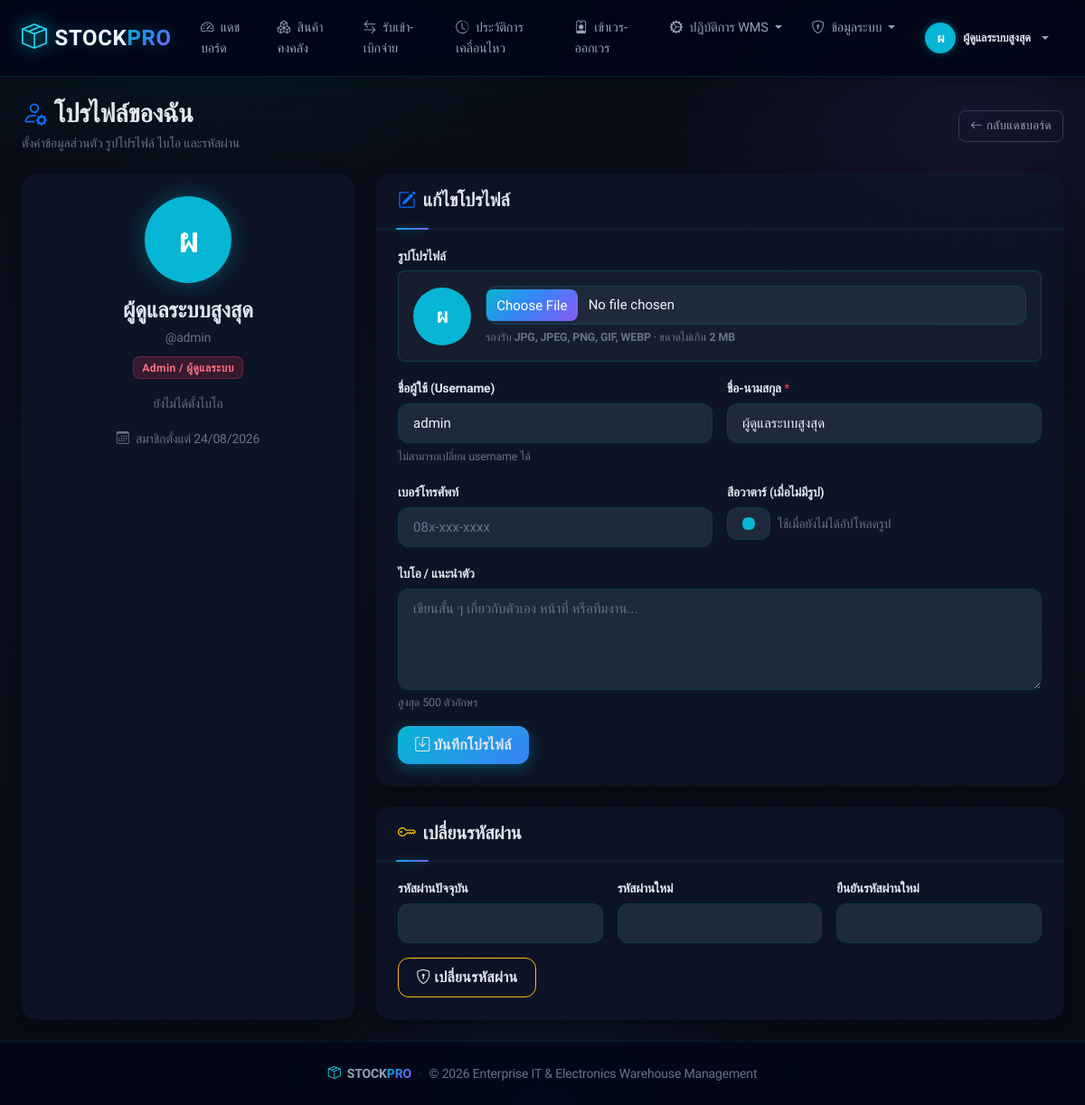
The app's page /profile.php (signed in) with its own data.
### tables this page shows
CREATE TABLE IF NOT EXISTS `users` (
  `id` INT AUTO_INCREMENT PRIMARY KEY,
  `username` VARCHAR(50) NOT NULL UNIQUE,
  `password` VARCHAR(255) NOT NULL,
  `fullname` VARCHAR(100) NOT NULL,
  `bio` TEXT NULL,
  `phone` VARCHAR(30) NULL,
  `avatar_color` VARCHAR(20) NULL DEFAULT '#06b6d4',
  `avatar_path` VARCHAR(255) NULL,
  `role` ENUM('admin', 'staff') NOT NULL DEFAULT 'staff',
  `created_at` TIMESTAMP DEFAULT CURRENT_TIMESTAMP
);

### profile.php (the view, shortened to what this page needs)
<?php
require_once 'db.php';
require_once 'header.php';
$user_id = (int)$_SESSION['user_id'];
$stmt = $pdo->prepare("SELECT id, username, fullname, role, bio, phone, avatar_color, avatar_path, created_at FROM users WHERE id = ?");
$stmt->execute([$user_id]);
$user = $stmt->fetch();
$avatar_color = $user['avatar_color'] ?: '#06b6d4';
$initial = mb_strtoupper(mb_substr($user['fullname'] ?: $user['username'], 0, 1));
$role_label = ($user['role'] === 'admin') ? 'Admin / ผู้ดูแลระบบ' : 'Warehouse Staff';
$has_avatar = !empty($user['avatar_path']) && is_file(__DIR__ . '/' . $user['avatar_path']);
?>
<div class="container-fluid px-lg-4 py-4">
    <div class="d-flex justify-content-between align-items-center mb-4 flex-wrap gap-2">
        <div>
            <h3 class="fw-bold mb-1"><i class="bi bi-person-gear text-primary me-2"></i>โปรไฟล์ของฉัน</h3>
            <p class="text-muted small mb-0">ตั้งค่าข้อมูลส่วนตัว รูปโปรไฟล์ ไบโอ และรหัสผ่าน</p>
        </div>
        <a href="dashboard.php" class="btn btn-outline-secondary btn-sm">
            <i class="bi bi-arrow-left me-1"></i>กลับแดชบอร์ด
        </a>
    </div>
    <div class="row g-4">
        <div class="col-lg-4">
            <div class="card border-0 shadow-sm rounded-4 h-100">
                <div class="card-body text-center p-4">
                    <?php if ($has_avatar): ?>
                        <img src="<?= htmlspecialchars($user['avatar_path']) ?>?v=<?= filemtime(__DIR__ . '/' . $user['avatar_path']) ?>"
                             alt="Avatar"
                             class="mx-auto mb-3 rounded-circle object-fit-cover"
                             style="width:96px;height:96px;object-fit:cover;box-shadow:0 0 24px <?= htmlspecialchars($avatar_color) ?>55;border:3px solid <?= htmlspecialchars($avatar_color) ?>;">
                    <?php else: ?>
                        <div class="mx-auto mb-3 d-flex align-items-center justify-content-center rounded-circle fw-bold text-white"
                             style="width:96px;height:96px;font-size:2.4rem;background:<?= htmlspecialchars($avatar_color) ?>;box-shadow:0 0 24px <?= htmlspecialchars($avatar_color) ?>55;">
                            <?= htmlspecialchars($initial) ?>
                        </div>
                    <?php endif; ?>
                    <h4 class="fw-bold mb-1"><?= htmlspecialchars($user['fullname']) ?></h4>
                    <p class="text-muted small mb-2">@<?= htmlspecialchars($user['username']) ?></p>
                    <span class="badge <?= $user['role'] === 'admin' ? 'bg-danger' : 'bg-info text-dark' ?> mb-3">
                        <?= htmlspecialchars($role_label) ?>
                    </span>
                    <?php if (!empty($user['bio'])): ?>
                        <p class="small text-secondary mb-3 px-2" style="line-height:1.55;">
                            <?= nl2br(htmlspecialchars($user['bio'])) ?>
                        </p>
                    <?php else: ?>
                        <p class="small text-muted mb-3">ยังไม่ได้ตั้งไบโอ</p>
                    <?php endif; ?>
                    <p class="small text-muted mb-0">
                        <i class="bi bi-calendar3 me-1"></i>
                        สมาชิกตั้งแต่ <?= date('d/m/Y', strtotime($user['created_at'])) ?>
                    </p>
                </div>
            </div>
        </div>
        <div class="col-lg-8">
            <div class="card border-0 shadow-sm rounded-4 mb-4">
                <div class="card-header border-0 bg-transparent pt-3 px-4">
                    <h5 class="fw-bold mb-0"><i class="bi bi-pencil-square text-primary me-2"></i>แก้ไขโปรไฟล์</h5>
                </div>
                <div class="card-body px-4 pb-4">
                    <form method="POST" enctype="multipart/form-data">
                        <div class="row g-3">
                            <div class="col-12">
                                <label class="form-label small fw-semibold">รูปโปรไฟล์</label>
                                <div class="d-flex flex-wrap align-items-center gap-3 p-3 rounded-3" style="background:rgba(30,41,59,0.5);border:1px solid rgba(6,182,212,0.2);">
                                    <div>
                                        <?php if ($has_avatar): ?>
                                            <img id="avatarPreview" src="<?= htmlspecialchars($user['avatar_path']) ?>?v=<?= filemtime(__DIR__ . '/' . $user['avatar_path']) ?>"
                                                 alt="Preview" class="rounded-circle" style="width:64px;height:64px;object-fit:cover;">
                                        <?php else: ?>
                                            <div id="avatarPreview" class="rounded-circle d-flex align-items-center justify-content-center text-white fw-bold"
                                                 style="width:64px;height:64px;background:<?= htmlspecialchars($avatar_color) ?>;font-size:1.4rem;">
                                                <?= htmlspecialchars($initial) ?>
                                            </div>
                                        <?php endif; ?>
                                    </div>
                                    <div class="flex-grow-1" style="min-width:200px;">
                                        <input type="file" name="avatar" id="avatarInput" class="form-control form-control-sm"
                                               accept=".jpg,.jpeg,.png,.gif,.webp,image/jpeg,image/png,image/gif,image/webp">
                                        <div class="form-text mt-1">
                                            รองรับ <strong>JPG, JPEG, PNG, GIF, WEBP</strong> · ขนาดไม่เกิน <strong>2 MB</strong>
                                        </div>
                                    </div>
                                </div>
                            </div>
                            <div class="col-md-6">
                                <label class="form-label small fw-semibold">ชื่อผู้ใช้ (Username)</label>
                                <input type="text" class="form-control" value="<?= htmlspecialchars($user['username']) ?>" disabled>
                                <div class="form-text">ไม่สามารถเปลี่ยน username ได้</div>
                            </div>
                            <div class="col-md-6">
                                <label class="form-label small fw-semibold">ชื่อ-นามสกุล <span class="text-danger">*</span></label>
                                <input type="text" name="fullname" class="form-control" value="<?= htmlspecialchars($user['fullname']) ?>" required maxlength="100">
                            </div>
                            <div class="col-md-6">
                                <label class="form-label small fw-semibold">เบอร์โทรศัพท์</label>
                                <input type="text" name="phone" class="form-control" value="<?= htmlspecialchars($user['phone'] ?? '') ?>" placeholder="08x-xxx-xxxx" maxlength="30">
                            </div>
                            <div class="col-md-6">
                                <label class="form-label small fw-semibold">สีอวาตาร์ (เมื่อไม่มีรูป)</label>
                                <div class="d-flex align-items-center gap-2">
                                    <input type="color" name="avatar_color" class="form-control form-control-color" value="<?= htmlspecialchars($avatar_color) ?>" title="เลือกสี">
                                    <span class="small text-muted">ใช้เมื่อยังไม่ได้อัปโหลดรูป</span>
                                </div>
                            </div>
                            <div class="col-12">
                                <label class="form-label small fw-semibold">ไบโอ / แนะนำตัว</label>
                                <textarea name="bio" class="form-control" rows="4" maxlength="500" placeholder="เขียนสั้น ๆ เกี่ยวกับตัวเอง หน้าที่ หรือทีมงาน..."><?= htmlspecialchars($user['bio'] ?? '') ?></textarea>
                                <div class="form-text">สูงสุด 500 ตัวอักษร</div>
                            </div>
                            <div class="col-12">
                                <button type="submit" class="btn btn-primary fw-semibold">
                                    <i class="bi bi-save me-1"></i>บันทึกโปรไฟล์
                                </button>
                            </div>
                        </div>
                    </form>
                </div>
            </div>
            <div class="card border-0 shadow-sm rounded-4">
                <div class="card-header border-0 bg-transparent pt-3 px-4">
                    <h5 class="fw-bold mb-0"><i class="bi bi-key text-warning me-2"></i>เปลี่ยนรหัสผ่าน</h5>
                </div>
                <div class="card-body px-4 pb-4">
                    <form method="POST">
                        <div class="row g-3">
                            <div class="col-md-4">
                                <label class="form-label small fw-semibold">รหัสผ่านปัจจุบัน</label>
                                <input type="password" name="current_password" class="form-control" required autocomplete="current-password">
                            </div>
                            <div class="col-md-4">
                                <label class="form-label small fw-semibold">รหัสผ่านใหม่</label>
                                <input type="password" name="new_password" class="form-control" required minlength="6" autocomplete="new-password">
                            </div>
                            <div class="col-md-4">
                                <label class="form-label small fw-semibold">ยืนยันรหัสผ่านใหม่</label>
                                <input type="password" name="confirm_password" class="form-control" required minlength="6" autocomplete="new-password">
                            </div>
                            <div class="col-12">
                                <button type="submit" class="btn btn-outline-warning fw-semibold">
                                    <i class="bi bi-shield-lock me-1"></i>เปลี่ยนรหัสผ่าน
                                </button>
                            </div>
                        </div>
                    </form>
                </div>
            </div>
        </div>
    </div>
</div>
<?php require_once 'footer.php'; ?>

### header.php (shortened to what this page needs)
<?php
$current_page = basename($_SERVER['PHP_SELF']);
$is_admin = ($_SESSION['role'] === 'admin');
?>
<!DOCTYPE html>
<html lang="th">
<head>
    <link href="https://cdn.jsdelivr.net/npm/bootstrap@5.3.3/dist/css/bootstrap.min.css" rel="stylesheet">
    <link href="https://cdn.jsdelivr.net/npm/bootstrap-icons@1.11.3/font/bootstrap-icons.min.css" rel="stylesheet">
    <link href="style.css" rel="stylesheet">
</head>
<body class="d-flex flex-column min-vh-100">
<nav class="navbar navbar-expand-xl navbar-dark sticky-top">
    <div class="container-fluid px-lg-4">
        <a class="navbar-brand fw-bold d-flex align-items-center gap-2" href="dashboard.php">
            <i class="bi bi-box-seam fs-3"></i>
            <span class="fs-4">STOCK<span class="text-gradient">PRO</span></span>
        </a>
        <div class="collapse navbar-collapse" id="navbarMain">
            <ul class="navbar-nav me-auto mb-2 mb-xl-0">
                <li class="nav-item">
                    <a class="nav-link <?= ($current_page === 'dashboard.php') ? 'active' : '' ?>" href="dashboard.php">
                        <i class="bi bi-speedometer2 me-1"></i> แดชบอร์ด
                    </a>
                </li>
                <li class="nav-item">
                    <a class="nav-link position-relative <?= in_array($current_page, ['products.php', 'product_form.php']) ? 'active' : '' ?>" href="products.php">
                        <i class="bi bi-boxes me-1"></i> สินค้าคงคลัง
                    </a>
                </li>
                <li class="nav-item">
                    <a class="nav-link <?= ($current_page === 'stock_form.php') ? 'active' : '' ?>" href="stock_form.php">
                        <i class="bi bi-arrow-left-right me-1"></i> รับเข้า-เบิกจ่าย
                    </a>
                </li>
                <li class="nav-item">
                    <a class="nav-link <?= ($current_page === 'stock_logs.php') ? 'active' : '' ?>" href="stock_logs.php">
                        <i class="bi bi-clock-history me-1"></i> ประวัติการเคลื่อนไหว
                    </a>
                </li>
                <li class="nav-item">
                    <a class="nav-link <?= ($current_page === 'shifts.php') ? 'active' : '' ?>" href="shifts.php">
                        <i class="bi bi-person-badge me-1"></i> เข้าเวร-ออกเวร
                    </a>
                </li>
                <li class="nav-item dropdown">
                    <a class="nav-link dropdown-toggle <?= in_array($current_page, ['purchase_orders.php', 'requisitions.php', 'barcodes.php']) ? 'active' : '' ?>" href="#" role="button" data-bs-toggle="dropdown" aria-expanded="false" data-bs-auto-close="true">
                        <i class="bi bi-gear-wide-connected me-1"></i> ปฏิบัติการ WMS
                    </a>
                </li>
                <?php if ($is_admin): ?>
                <li class="nav-item dropdown">
                    <a class="nav-link dropdown-toggle <?= in_array($current_page, ['users.php', 'user_edit.php', 'categories.php', 'suppliers.php']) ? 'active' : '' ?>" href="#" role="button" data-bs-toggle="dropdown" aria-expanded="false" data-bs-auto-close="true">
                        <i class="bi bi-shield-lock me-1"></i> ข้อมูลระบบ
                    </a>
                </li>
                <?php endif; ?>
            </ul>
            <?php
            $_nav_avatar = '#06b6d4';
            $_nav_initial = mb_strtoupper(mb_substr($_SESSION['fullname'] ?? 'U', 0, 1));
            $_nav_photo = null;
            if (isset($pdo) && !empty($_SESSION['user_id'])) {
                try {
                    $av = $pdo->prepare("SELECT avatar_color, avatar_path, fullname FROM users WHERE id = ?");
                    $av->execute([$_SESSION['user_id']]);
                    $avRow = $av->fetch();
                    if ($avRow) {
                        if (!empty($avRow['avatar_color'])) {
                            $_nav_avatar = $avRow['avatar_color'];
                        }
                        if (!empty($avRow['fullname'])) {
                            $_nav_initial = mb_strtoupper(mb_substr($avRow['fullname'], 0, 1));
                        }
                    }
                } catch (Exception $e) {  }
            }
            ?>
            <ul class="navbar-nav align-items-center">
                <li class="nav-item dropdown">
                    <a class="nav-link dropdown-toggle d-flex align-items-center gap-2" href="#" role="button" data-bs-toggle="dropdown" aria-expanded="false">
                        <?php if ($_nav_photo): ?>
                            <img src="<?= htmlspecialchars($_nav_photo) ?>" alt=""
                                 class="rounded-circle"
                                 style="width:34px;height:34px;object-fit:cover;box-shadow:0 0 10px <?= htmlspecialchars($_nav_avatar) ?>66;border:2px solid <?= htmlspecialchars($_nav_avatar) ?>;">
                        <?php else: ?>
                            <div class="text-white rounded-circle d-flex align-items-center justify-content-center fw-bold"
                                 style="width:34px;height:34px;font-size:0.9rem;background:<?= htmlspecialchars($_nav_avatar) ?>;box-shadow:0 0 10px <?= htmlspecialchars($_nav_avatar) ?>66;">
                                <?= htmlspecialchars($_nav_initial) ?>
                            </div>
                        <?php endif; ?>
                        <span class="small fw-semibold"><?= htmlspecialchars($_SESSION['fullname']) ?></span>
                    </a>
                </li>
            </ul>
        </div>
    </div>
</nav>
<main class="flex-grow-1">

### records on screen
users: fullname "ผ", fullname "ผู้ดูแลระบบสูงสุด", username "admin", role "Admin / ผู้ดูแลระบบ", created_at "24/08/2026", avatar_color "#06b6d4"

### other values on screen
$_SESSION['fullname'] "ผู้ดูแลระบบสูงสุด"
